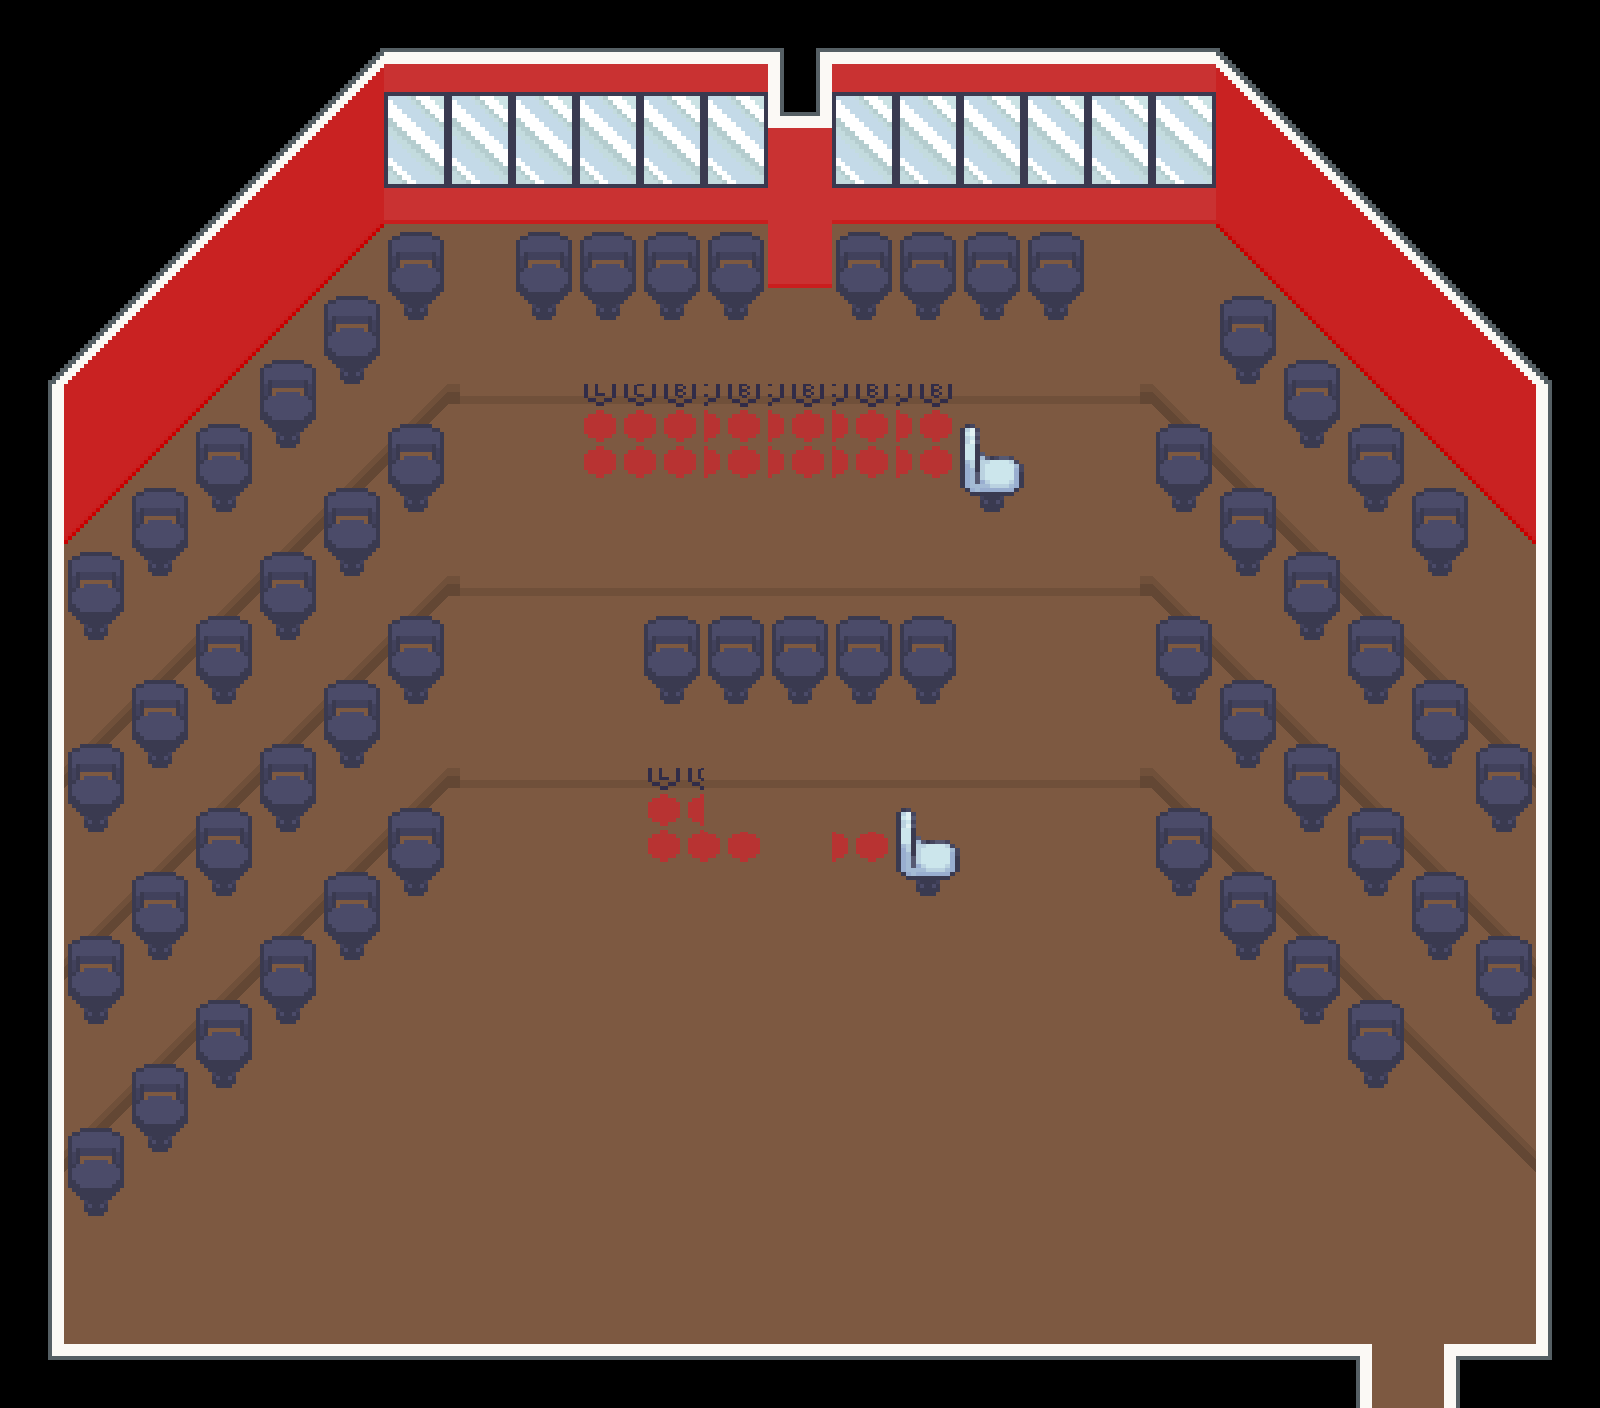

Rendered tile map (Tiled .tmx) drawn with the repository's tilesets; below, a short description and the map source with its tile grids summarised:
An orthogonal 25x22 tile map with 64x64 px tiles, 2 tile layers (Floor, Furnishing), 2 tilesets and 61 objects (Player).

<map version="1.10" tiledversion="1.11.2" orientation="orthogonal" renderorder="right-down" width="25" height="22" tilewidth="64" tileheight="64" infinite="0" nextlayerid="6" nextobjectid="74">
 <properties>
  <property name="display_name" value="Lecture Hall 2" />
  <property name="display_title" value="Main Building (L3)" />
 </properties>
 <tileset firstgid="1" version="1.10" tiledversion="1.11.2" name="LCB_furnishing" tilewidth="64" tileheight="64" tilecount="1007" columns="19"><image source="../../graphics/tilesets/furnishing.png" width="1216" height="3392" />
</tileset>
 <tileset firstgid="1008" version="1.10" tiledversion="1.11.2" name="LCB_indoor" tilewidth="64" tileheight="64" tilecount="1550" columns="25"><image source="../../graphics/tilesets/indoor.png" width="1600" height="3968" />
</tileset>
 <layer id="1" name="Floor" width="25" height="22">
  <data>[550 cells, 520 non-empty, 31 distinct tile ids]</data>
 </layer>
 <layer id="3" name="Furnishing" width="25" height="22">
  <data>[550 cells, 166 non-empty, 16 distinct tile ids]</data>
 </layer>
 <objectgroup id="4" name="Entities">
  <object id="1" name="Player" x="1408" y="1280">
   <properties>
    <property name="direction" value="up" />
    <property name="pos" value="main_3" />
   </properties>
   <point />
  </object>
 </objectgroup>
 <objectgroup id="5" name="Collisions">
  <object id="5" x="-8" y="1293.33" width="1380" height="169.333" />
  <object id="6" x="1443.83" y="1292" width="156.833" height="165.5" />
  <object id="7" x="1533.33" y="342.667" width="90.6667" height="976" />
  <object id="9" x="670.667" y="761.83" width="258.667" height="87.5" />
  <object id="10" x="64" y="1099.33" width="64" height="62.6667" />
  <object id="11" x="127.833" y="1037.17" width="64" height="62.6667" />
  <object id="12" x="191" y="976.08" width="64" height="62.6667" />
  <object id="13" x="255.333" y="914.67" width="64" height="62.6667" />
  <object id="14" x="318.667" y="852.67" width="64" height="62.6667" />
  <object id="15" x="383.333" y="791.33" width="64" height="62.6667" />
  <object id="16" x="64" y="911.33" width="64" height="62.6667" />
  <object id="17" x="128" y="849.33" width="64" height="62.6667" />
  <object id="18" x="192.667" y="786" width="64" height="62.6667" />
  <object id="19" x="258" y="723.33" width="64" height="62.6667" />
  <object id="20" x="320.667" y="660" width="64" height="62.6667" />
  <object id="21" x="386.667" y="597.33" width="64" height="62.6667" />
  <object id="22" x="129.333" y="657.33" width="64" height="62.6667" />
  <object id="23" x="62.667" y="717.33" width="64" height="62.6667" />
  <object id="24" x="194" y="593.33" width="64" height="62.6667" />
  <object id="25" x="255.333" y="534.67" width="64" height="62.6667" />
  <object id="26" x="319.333" y="472.67" width="64" height="62.6667" />
  <object id="27" x="384" y="410" width="64" height="62.6667" />
  <object id="28" x="64.667" y="529.33" width="64" height="62.6667" />
  <object id="29" x="126.667" y="471.33" width="64" height="62.6667" />
  <object id="30" x="189.333" y="410" width="64" height="62.6667" />
  <object id="31" x="254" y="346" width="64" height="62.6667" />
  <object id="32" x="318.667" y="282" width="64" height="62.6667" />
  <object id="33" x="384" y="218" width="64" height="62.6667" />
  <object id="34" x="378.333" y="2.66667" width="899" height="154.667" />
  <object id="35" x="512.333" y="216.333" width="255" height="62.6667" />
  <object id="37" x="609.667" y="383.667" width="379.667" height="81.6667" />
  <object id="38" x="833.5" y="216.667" width="252" height="62.6667" />
  <object id="39" x="642.5" y="576.17" width="315" height="83.1667" />
  <object id="40" x="1344.5" y="979.67" width="64" height="62.6667" />
  <object id="41" x="1279.33" y="916.67" width="64" height="62.6667" />
  <object id="42" x="1216" y="851.33" width="64" height="62.6667" />
  <object id="43" x="1152.67" y="788.67" width="64" height="62.6667" />
  <object id="44" x="1278.67" y="723.33" width="64" height="62.6667" />
  <object id="45" x="1468.67" y="914.67" width="64" height="62.6667" />
  <object id="46" x="1405.33" y="843.33" width="64" height="62.6667" />
  <object id="47" x="1342.67" y="786" width="64" height="62.6667" />
  <object id="48" x="1214.67" y="659.33" width="64" height="62.6667" />
  <object id="49" x="1150" y="597.33" width="64" height="62.6667" />
  <object id="50" x="1407.33" y="660" width="64" height="62.6667" />
  <object id="51" x="1469.33" y="722" width="64" height="62.6667" />
  <object id="52" x="1343.33" y="596.67" width="64" height="62.6667" />
  <object id="53" x="1277.33" y="533.33" width="64" height="62.6667" />
  <object id="54" x="1150.67" y="406.667" width="64" height="62.6667" />
  <object id="55" x="1213.33" y="464.67" width="64" height="62.6667" />
  <object id="56" x="1408" y="470.67" width="64" height="62.6667" />
  <object id="57" x="1344" y="407.333" width="64" height="62.6667" />
  <object id="58" x="1278.67" y="344.667" width="64" height="62.6667" />
  <object id="59" x="1216" y="280" width="64" height="62.6667" />
  <object id="61" x="766" y="47.8333" width="68" height="167.667" />
  <object id="63" x="1020.33" y="1129.33" width="69.6667" height="112.667" />
  <object id="65" x="959.67" y="1156.67" width="91.25" height="85.333" />
  <object id="66" x="-3.334" y="124" width="388" height="222" />
  <object id="70" x="-0.667" y="260" width="66" height="1052" />
  <object id="71" x="1214.67" y="138.666" width="129" height="146" />
 </objectgroup>
 <objectgroup id="2" name="Transition">
  <object id="72" x="1360.16" y="1351.58" width="95.8182" height="8.75">
   <properties>
    <property name="pos" value="main_3_hall2" />
    <property name="target" value="main_3" />
   </properties>
  </object>
 </objectgroup>
</map>